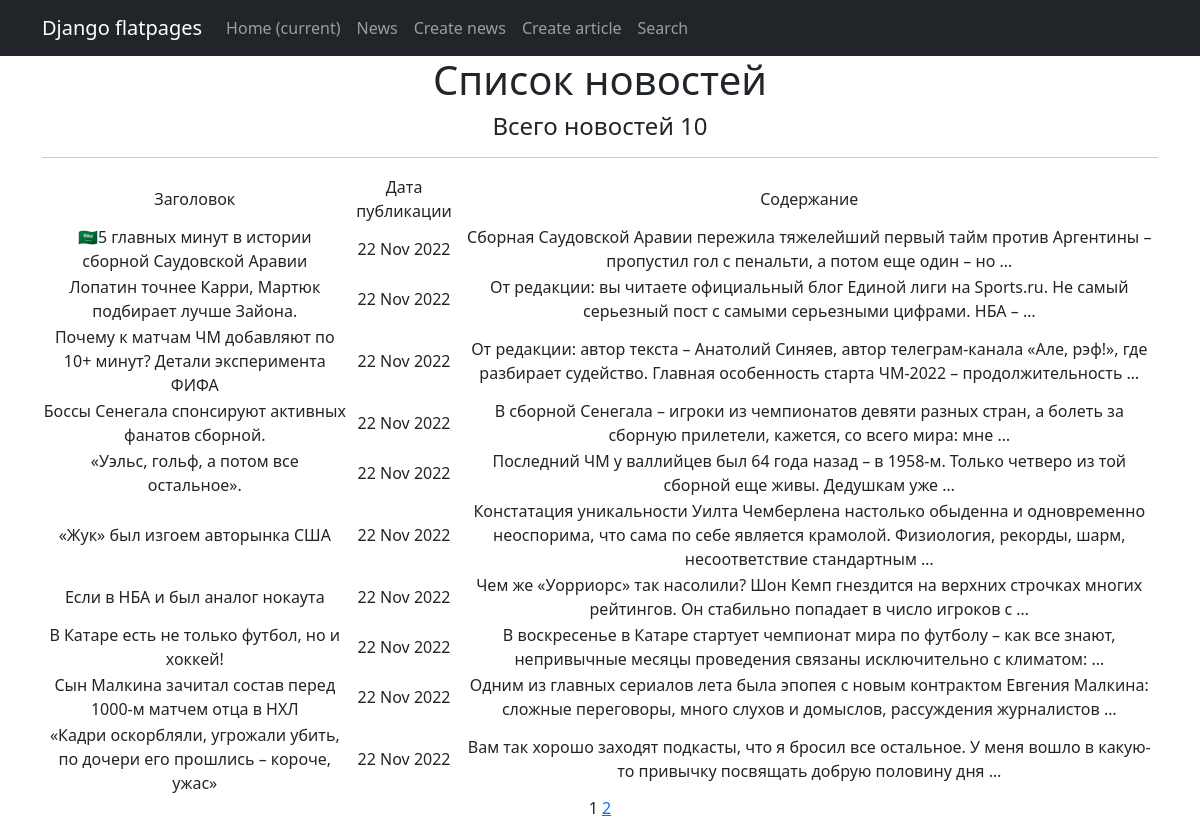
Page /news/ on the committed database.
### news/models.py (models this page shows, shortened)
class Post(models.Model):
    article = 'AR'
    news = 'NE'
    author_name = models.ForeignKey(Author, on_delete=models.CASCADE)  # связь «один ко многим» с моделью Author
    types_post = models.CharField(max_length=2, choices=Types, default='NE')  # поле с выбором — «статья» или «новость»;
    datetime_post = models.DateTimeField(auto_now_add=True)  # автоматически добавляемая дата и время создания;
    category_post = models.ManyToManyField(Category, through='PostCategory')  # связь «многие ко многим» с моделью Category (с дополнительной моделью PostCategory);
    header = models.CharField(max_length=255) #  заголовок статьи/новости
    content = models.TextField() #  текст статьи/новости
    rating_post = models.IntegerField(default=0) #  рейтинг статьи/новости

### news/views.py (the view)
# urls.py: path('', PostList.as_view(), name='post_list'),
class PostList(ListView):
    model = Post
    ordering = '-datetime_post'
    template_name = 'news.html'
    context_object_name = 'news'
    paginate_by = 10
    def get_queryset(self):
        queryset = super().get_queryset()
        self.filterset = PostFilter(self.request.GET, queryset)
        return self.filterset.qs
    def get_context_data(self, **kwargs):
        context = super().get_context_data(**kwargs)
        context['filterset'] = self.filterset
        return context

### news/templatetags/custom_tags.py (called while the page is built)
@register.simple_tag(takes_context=True)
def url_replace(context, **kwargs):
   d = context['request'].GET.copy()
   for k, v in kwargs.items():
       d[k] = v
   return d.urlencode()

### templates/news.html (shortened to what this page needs)
{% extends 'flatpages/default.html' %}
{% load custom_filters %}
{% load custom_tags %}
{% block content %}
   <h1>Список новостей</h1>
   <h4>Всего новостей {{news|length}} </h4>
   <hr>
   {% if news %}
       <table>
           <tr>
               <td>Заголовок</td>
               <td>Дата публикации</td>
               <td>Содержание</td>
           </tr>
           {% for post in news %}
           <tr>
               <td>{{ post.header }}</td>
               <td>{{ post.datetime_post|date:'d M Y' }}</td>
               <td>{{ post.content|truncatewords:20 }}</td>
           </tr>
           {% endfor %}
       </table>
   {% else %}
       <h2>Новостей нет!</h2>
   {% endif %}
   {{ page_obj.number }}
   {% if page_obj.has_next %}
       <a href="?{% url_replace page=page_obj.next_page_number %}">{{ page_obj.next_page_number }}</a>
   {% endif %}
{% endblock content %}

### templates/flatpages/default.html (shortened to what this page needs)
<!DOCTYPE html>
<html lang="en">
    <head>
        {% load static %}
        <link href="{% static 'css/styles.css' %}" rel="stylesheet" />
    </head>
    <body>
        <nav class="navbar navbar-expand-lg navbar-dark bg-dark static-top">
            <div class="container">
                <a class="navbar-brand" href="#">Django flatpages</a>
                <div class="collapse navbar-collapse" id="navbarResponsive">
                    <ul class="navbar-nav ml-auto">
                        <li class="nav-item active">
                            <a class="nav-link" href="#">Home
                                <span class="sr-only">(current)</span>
                            </a>
                        </li>
                        <li class="nav-item">
                            <a class="nav-link" href="/news/">News</a>
                        </li>
                        <li class="nav-item">
                            <a class="nav-link" href="/news/create/">Create news</a>
                        </li>
                        <li class="nav-item">
                            <a class="nav-link" href="/article/create/">Create article</a>
                        </li>
                        <li class="nav-item">
                            <a class="nav-link" href="/news/search">Search</a>
                        </li>
                    </ul>
                </div>
            </div>
        </nav>
        <div class="container">
            <div class="row">
                <div class="col-lg-12 text-center">
                    {% block content %}{% endblock content %}
                </div>
            </div>
        </div>
    </body>
</html>

### rows in the picture
Post: header "🇸🇦5 главных минут в истории сборной Саудовской Аравии", datetime_post "22 Nov 2022", content "Сборная Саудовской Аравии пережила тяжелейший первый тайм против Аргентины – пропустил гол с пенальти, а потом еще один – но …"
Post: header "Лопатин точнее Карри, Мартюк подбирает лучше Зайона.", datetime_post "22 Nov 2022", content "От редакции: вы читаете официальный блог Единой лиги на Sports.ru. Не самый серьезный пост с самыми серьезными цифрами. НБА – …"
Post: header "Почему к матчам ЧМ добавляют по 10+ минут? Детали эксперимента ФИФА", datetime_post "22 Nov 2022", content "От редакции: автор текста – Анатолий Синяев, автор телеграм-канала «Але, рэф!», где разбирает судейство. Главная особенность старта ЧМ-2022 – продолжительность …"
Post: header "Боссы Сенегала спонсируют активных фанатов сборной.", datetime_post "22 Nov 2022", content "В сборной Сенегала – игроки из чемпионатов девяти разных стран, а болеть за сборную прилетели, кажется, со всего мира: мне …"
Post: header "«Уэльс, гольф, а потом все остальное».", datetime_post "22 Nov 2022", content "Последний ЧМ у валлийцев был 64 года назад – в 1958-м. Только четверо из той сборной еще живы. Дедушкам уже …"
Post: header "«Жук» был изгоем авторынка США", datetime_post "22 Nov 2022", content "Констатация уникальности Уилта Чемберлена настолько обыденна и одновременно неоспорима, что сама по себе является крамолой. Физиология, рекорды, шарм, несоответствие стандартным …"
Post: header "Если в НБА и был аналог нокаута", datetime_post "22 Nov 2022", content "Чем же «Уорриорс» так насолили? Шон Кемп гнездится на верхних строчках многих рейтингов. Он стабильно попадает в число игроков с …"
Post: header "В Катаре есть не только футбол, но и хоккей!", datetime_post "22 Nov 2022", content "В воскресенье в Катаре стартует чемпионат мира по футболу – как все знают, непривычные месяцы проведения связаны исключительно с климатом: …"
Post: header "Сын Малкина зачитал состав перед 1000-м матчем отца в НХЛ", datetime_post "22 Nov 2022", content "Одним из главных сериалов лета была эпопея с новым контрактом Евгения Малкина: сложные переговоры, много слухов и домыслов, рассуждения журналистов …"
Post: header "«Кадри оскорбляли, угрожали убить, по дочери его прошлись – короче, ужас»", datetime_post "22 Nov 2022", content "Вам так хорошо заходят подкасты, что я бросил все остальное. У меня вошло в какую-то привычку посвящать добрую половину дня …"

### other values in the picture
{{ news|length }} "10"
{{ page_obj.number }} "1"
{{ page_obj.next_page_number }} "2"
